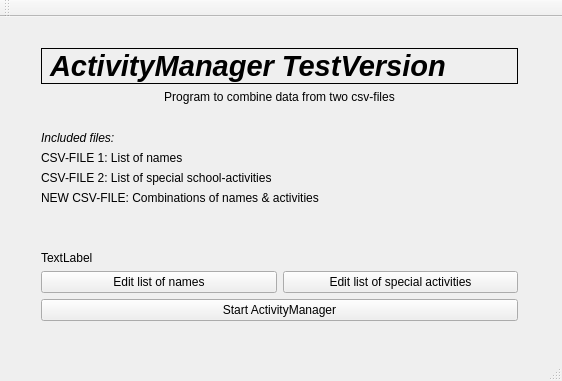
<?xml version="1.0" encoding="UTF-8"?>
<ui version="4.0">
 <class>MainMenu</class>
 <widget class="QMainWindow" name="MainMenu">
  <property name="geometry">
   <rect>
    <x>0</x>
    <y>0</y>
    <width>562</width>
    <height>381</height>
   </rect>
  </property>
  <property name="windowTitle">
   <string>MainMenu</string>
  </property>
  <widget class="QWidget" name="centralWidget">
   <widget class="QWidget" name="layoutWidget">
    <property name="geometry">
     <rect>
      <x>30</x>
      <y>20</y>
      <width>499</width>
      <height>295</height>
     </rect>
    </property>
    <layout class="QVBoxLayout" name="verticalLayout_4">
     <item>
      <layout class="QVBoxLayout" name="verticalLayout_2">
       <item>
        <widget class="QLabel" name="label">
         <property name="font">
          <font>
           <pointsize>22</pointsize>
           <weight>75</weight>
           <italic>true</italic>
           <bold>true</bold>
          </font>
         </property>
         <property name="autoFillBackground">
          <bool>false</bool>
         </property>
         <property name="frameShape">
          <enum>QFrame::Box</enum>
         </property>
         <property name="text">
          <string>ActivityManager TestVersion</string>
         </property>
        </widget>
       </item>
       <item>
        <widget class="QLabel" name="label_2">
         <property name="layoutDirection">
          <enum>Qt::RightToLeft</enum>
         </property>
         <property name="autoFillBackground">
          <bool>false</bool>
         </property>
         <property name="text">
          <string>Program to combine data from two csv-files</string>
         </property>
         <property name="alignment">
          <set>Qt::AlignCenter</set>
         </property>
        </widget>
       </item>
      </layout>
     </item>
     <item>
      <spacer name="verticalSpacer_3">
       <property name="orientation">
        <enum>Qt::Vertical</enum>
       </property>
       <property name="sizeHint" stdset="0">
        <size>
         <width>20</width>
         <height>18</height>
        </size>
       </property>
      </spacer>
     </item>
     <item>
      <layout class="QVBoxLayout" name="verticalLayout_3">
       <item>
        <widget class="QLabel" name="label_6">
         <property name="font">
          <font>
           <italic>true</italic>
          </font>
         </property>
         <property name="text">
          <string>Included files:</string>
         </property>
        </widget>
       </item>
       <item>
        <widget class="QLabel" name="label_3">
         <property name="text">
          <string>CSV-FILE 1: List of names</string>
         </property>
        </widget>
       </item>
       <item>
        <widget class="QLabel" name="label_4">
         <property name="text">
          <string>CSV-FILE 2: List of special school-activities</string>
         </property>
        </widget>
       </item>
       <item>
        <widget class="QLabel" name="label_5">
         <property name="text">
          <string>NEW CSV-FILE: Combinations of names &amp; activities</string>
         </property>
        </widget>
       </item>
      </layout>
     </item>
     <item>
      <spacer name="verticalSpacer">
       <property name="orientation">
        <enum>Qt::Vertical</enum>
       </property>
       <property name="sizeHint" stdset="0">
        <size>
         <width>20</width>
         <height>40</height>
        </size>
       </property>
      </spacer>
     </item>
     <item>
      <widget class="QLabel" name="testAusgabe">
       <property name="text">
        <string>TextLabel</string>
       </property>
      </widget>
     </item>
     <item>
      <layout class="QVBoxLayout" name="verticalLayout">
       <item>
        <layout class="QHBoxLayout" name="horizontalLayout">
         <item>
          <widget class="QPushButton" name="pushButton_liste_1">
           <property name="cursor">
            <cursorShape>OpenHandCursor</cursorShape>
           </property>
           <property name="text">
            <string>Edit list of names</string>
           </property>
          </widget>
         </item>
         <item>
          <widget class="QPushButton" name="pushButton_liste_2">
           <property name="cursor">
            <cursorShape>OpenHandCursor</cursorShape>
           </property>
           <property name="text">
            <string>Edit list of special activities</string>
           </property>
          </widget>
         </item>
        </layout>
       </item>
       <item>
        <widget class="QPushButton" name="pushButton_liste_3">
         <property name="cursor">
          <cursorShape>OpenHandCursor</cursorShape>
         </property>
         <property name="text">
          <string>Start ActivityManager</string>
         </property>
        </widget>
       </item>
      </layout>
     </item>
    </layout>
   </widget>
  </widget>
  <widget class="QMenuBar" name="menuBar">
   <property name="geometry">
    <rect>
     <x>0</x>
     <y>0</y>
     <width>562</width>
     <height>19</height>
    </rect>
   </property>
  </widget>
  <widget class="QToolBar" name="mainToolBar">
   <attribute name="toolBarArea">
    <enum>TopToolBarArea</enum>
   </attribute>
   <attribute name="toolBarBreak">
    <bool>false</bool>
   </attribute>
  </widget>
  <widget class="QStatusBar" name="statusBar"/>
 </widget>
 <layoutdefault spacing="6" margin="11"/>
 <resources/>
 <connections/>
</ui>
